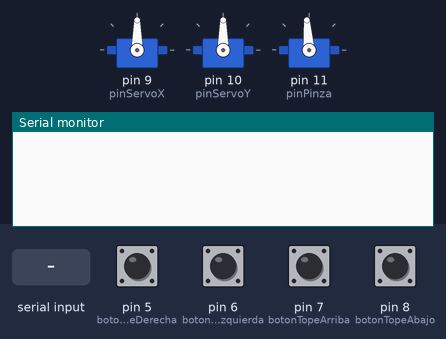
The sketch below on a simulated Arduino Uno, built with avr-gcc and run on an emulated ATmega328P. Shown: 3 × servo, the last lines printed to the serial monitor. Inputs (shaded band) come from the test bench; at power-on: pin 5 (botonTopeDerecha), pin 6 (botonTopeIzquierda), pin 7 (botonTopeArriba), pin 8 (botonTopeAbajo) LOW.

Above: at 1.2 s.
1.3 s: "MOVPY,1;" received over Serial
At 2.5 s:
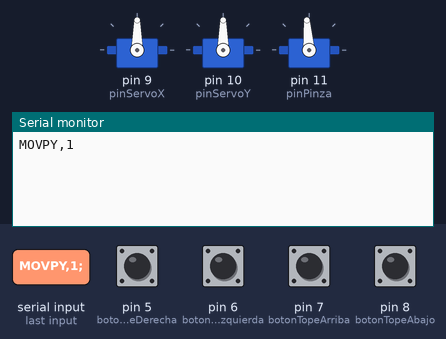
2.8 s: "MOVPX,1;" received over Serial
At 3.9 s:
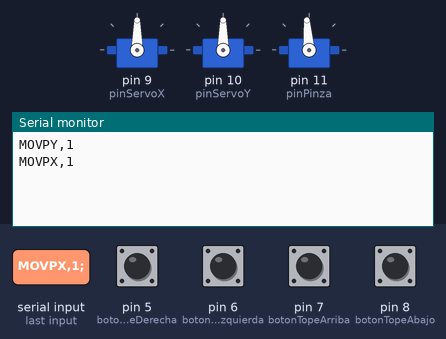
4.3 s: "APINZA,1;" received over Serial
At 5.1 s:
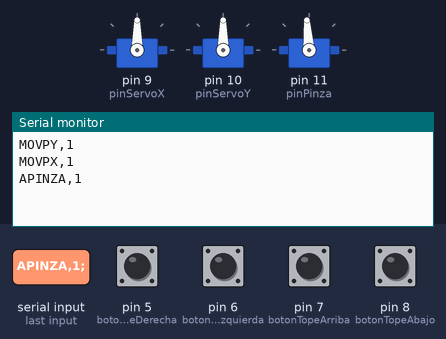

Measured:
- after the input at 1.3 s, the serial monitor: prints a new line at once (image 1)
- after the input at 2.8 s, the serial monitor: prints a new line at once (image 2)
- after the input at 4.3 s, the serial monitor: prints a new line at once (image 3)

The sketch:

_5.5_Instrucciones_de_alto_nivel.ino
```cpp
#include <Servo.h>
#define botonTopeDerecha 5
#define botonTopeIzquierda 6
#define botonTopeArriba 7
#define botonTopeAbajo 8
#define pinServoX 9
#define pinServoY 10
#define pinPinza 11

// Grados pinza, MAX y MIN admitido
#define GMAX 5
#define GMIN 94

Servo servoX, servoY, pinza;

int gradosPinza = GMIN;

//Constantes movimiento servo motor
const int GIRO_HORARIO = 180;
const int GIRO_ANTI_HORARIO = 0;
const int PARADO = 90;

//Variables que guardan el tiempo que tarda el carro en recorrer el ejeX
long tiempoEjeX, tiempoInicioEjeX, tiempoFinEjeX;

//Variables que guardan el tiempo que tarda el carro en recorrer el ejeY
long tiempoEjeY, tiempoInicioEjeY, tiempoFinEjeY;

//Array donde se guardan las instrucciones de alto nivel.
String instrucciones[24];

//Posicion actual del carro en el eje X y en el eje Y.
int coordenadaActualEjeX, coordenadaActualEjeY;

//Variables control en el eje X
bool topeDerecha;
bool topeIzquierda;

//Varibles control en el eje Y
bool topeArriba;
bool topeAbajo;

void setup() {
  // put your setup code here, to run once:
  Serial.begin(9600);
  servoX.attach(pinServoX);
  servoY.attach(pinServoY);
  pinza.attach(pinPinza);
  pinMode(botonTopeDerecha, INPUT);
  pinMode(botonTopeIzquierda, INPUT);
  pinMode(botonTopeArriba, INPUT);
  pinMode(botonTopeAbajo, INPUT);

  pinza.write(gradosPinza);

  //calibrado de los carros
  tiempoEjeX = calibrarEjeX();
  tiempoEjeY = calibrarEjeY();

  coordenadaActualEjeX = 0;
  coordenadaActualEjeY = 0;
}

void loop() {
  // put your main code here, to run repeatedly:
  if (Serial.available() > 0) {
    //Generar array de instrucciones
    generarArrayInstrucciones();
    //Empezar a mover los carros segun las instrucciones lo indiquen
    cargarInstrucciones();
  }
}

void cargarInstrucciones() {
  int i = 0;
  while (instrucciones[i] != "" && i < 24) {
    interpretarInstruccion(instrucciones[i]);
    i++;
  }
}

/*
   Metodo con un if inmenso donde se decide la forma de ejecutar la instruccion
   se podria optimizar usando objetos como en diseño de software.
*/
void interpretarInstruccion(String instruccion) {
  //tantos metodos ejecutar como tipos de instrucciones se tengan
  int coordenadaX, coordenadaY;
  if (instruccion.startsWith("MOVPY")) {
    //llamda al metodo movpy
    coordenadaX = instruccion.substring(instruccion.indexOf("(") + 1, instruccion.indexOf(",")).toInt();
    coordenadaY = instruccion.substring(instruccion.indexOf(",") + 1, instruccion.lastIndexOf(")")).toInt();;
    movpy(coordenadaX, coordenadaY);
  } else if (instruccion.startsWith("MOVPX")) {
    //llamada al metodo movpx
    coordenadaX = instruccion.substring(instruccion.indexOf("(") + 1, instruccion.indexOf(",")).toInt();
    coordenadaY = instruccion.substring(instruccion.indexOf(",") + 1, instruccion.lastIndexOf(")")).toInt();
    movpx(coordenadaX, coordenadaY);
  } else if (instruccion.startsWith("APINZA")) {
    apinza();
  } else if (instruccion.startsWith("CPINZA")) {
    cpinza();
  } else if (instruccion.startsWith("WAIT")) {
    //lamada al metodo wait
    long tiempo = instruccion.substring(instruccion.indexOf("(") + 1, instruccion.indexOf(")")).toInt();
    wait(tiempo);
  }
}

/*
   Muevo el robot primero en el eje Y hasta la coordenada Y y despues en el eje X hast ala coordenada X
*/
void movpy(int coordenadaX, int coordenadaY) {
  moverY(coordenadaY);
  moverX(coordenadaX);
}

/*
   Muevo el robot primero en el eje X hasta la coordenadaX y despues en el eje Y hasta la coordenadaY
*/
void movpx(int coordenadaX, int coordenadaY) {
  moverX(coordenadaX);
  moverY(coordenadaY);
}

/*
   Metodo que mueve el carro en el eje X a la coordenada pasada como parametro
*/
void moverX(int coordenadaX) {
  if (coordenadaX > coordenadaActualEjeX) {
    servoX.write(GIRO_HORARIO);
    delay(tiempoEjeX / 24 * (coordenadaX - coordenadaActualEjeX));
    servoX.write(PARADO);
  } else if (coordenadaX < coordenadaActualEjeX) {
    servoX.write(GIRO_ANTI_HORARIO);
    delay(tiempoEjeX / 24 * abs(coordenadaX - coordenadaActualEjeX));
    servoX.write(PARADO);
  }
  coordenadaActualEjeX = coordenadaX;
}

void moverY(int coordenadaY) {
  if (coordenadaY > coordenadaActualEjeY) {
    servoY.write(GIRO_HORARIO);
    delay(tiempoEjeX / 24 * (coordenadaY - coordenadaActualEjeY));
    servoY.write(PARADO);
  } else {
    servoY.write(GIRO_ANTI_HORARIO);
    delay(tiempoEjeX / 24 * abs(coordenadaY - coordenadaActualEjeY));
    servoY.write(PARADO);
  }
  coordenadaActualEjeY = coordenadaY;
}

/*
   Abre la pinza los grados son conocidos por el robot
*/
void cpinza() {
  while (gradosPinza < GMAX) {
    gradosPinza += 1;
    pinza.write(gradosPinza);
  }
}

/*
   Cierra la pinza, los grados son conocidos por el robot(tiene que ser lo suficiente como para coger un cubo)
*/
void apinza() {
  while (gradosPinza > GMIN) {
    gradosPinza = gradosPinza - 1;
    pinza.write(gradosPinza);
  }
}

/*
   Realiza una pausa de los milisegundos pasados por parametro.
*/
void wait(long milisegundos) {
  delay(milisegundos);
}

/*
   Metodo que parte un string de coordenadas con el formato X-tiempo
   leido por el serial por el separador ";".

*/
void generarArrayInstrucciones() {
  int i = 0;
  String linea = "";
  do {
    linea = Serial.readStringUntil(';');
    Serial.println(linea);
    instrucciones[i] = linea;
    i++;
  } while (linea != "" && i < 24);
}

/*
   Metodo que coloca el carro en la posicion inicial
   y devuelve el tiempo que tarda en hacer el recorrido en el eje X.
*/
long calibrarEjeX() {
  moverCarroFinEjeX();
  tiempoInicioEjeX = millis();
  moverCarroInicioEjeX();
  tiempoFinEjeX = millis();
  return tiempoFinEjeX - tiempoInicioEjeX;
}

/*
   Metodo que coloca el carro en la posicion inicial
   y devuelve el tiempo que tarda en hacer el recorrido en el eje X.
*/
long calibrarEjeY() {
  moverCarroFinEjeY();
  tiempoInicioEjeY = millis();
  moverCarroInicioEjeY();
  tiempoFinEjeY = millis();
  return tiempoFinEjeY - tiempoInicioEjeY;
}

/*
   Metodo que mueve el carro a la parte mas alta de la cinta.
*/
void moverCarroFinEjeY() {
  servoY.write(GIRO_HORARIO);
  while (digitalRead(botonTopeArriba) == HIGH) {
    topeArriba = false;
  }
  topeArriba = true;
}

/*
   Metodoque situa el carro en la posicion mas baja de la cinta.
*/
void moverCarroInicioEjeY() {
  servoY.write(GIRO_ANTI_HORARIO);
  while (digitalRead(botonTopeAbajo) == HIGH) {
    topeAbajo = false;
  }
  topeAbajo = true;
  servoY.write(PARADO);
}

/*
   Metodo que mueve el carro al final del eje x.
*/
void moverCarroFinEjeX() {
  servoX.write(GIRO_HORARIO);
  while (digitalRead(botonTopeIzquierda) == HIGH) {
    topeDerecha = false;
  }
  topeDerecha = true;
}

/*
   Metodo que situa el carro en la posicion inicial del eje x.
*/
void moverCarroInicioEjeX() {
  servoX.write(GIRO_ANTI_HORARIO);
  while (digitalRead(botonTopeDerecha) == HIGH) {
    topeIzquierda = false;
  }
  topeIzquierda = true;
  servoX.write(PARADO);
}
```
